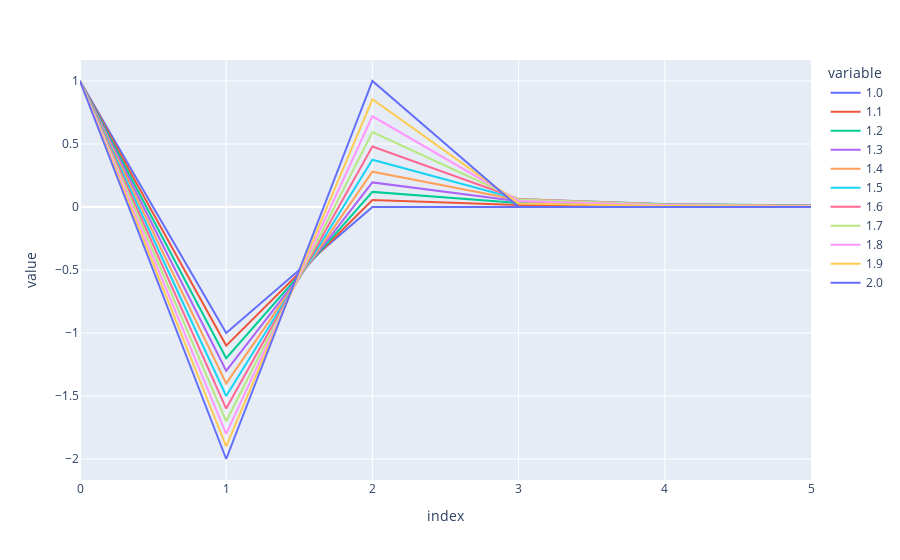

Notebook source saved alongside this figure:
### Code cell
plotWeights([1, 2], 11, 6)

### Figure 1 — Plotly figure (JSON) as saved in the notebook; plotly's stock layout.template omitted (floating-point values rounded to 4 significant figures)
{"data": [{"hovertemplate": "variable=1.0<br>index=%{x}<br>value=%{y}<extra></extra>", "legendgroup": "1.0", "line": {"color": "#636efa", "dash": "solid"}, "marker": {"symbol": "circle"}, "mode": "lines", "name": "1.0", "orientation": "v", "showlegend": true, "type": "scatter", "x": [5, 4, 3, 2, 1, 0], "xaxis": "x", "y": [0, 0, 0, 0, -1, 1], "yaxis": "y"}, {"hovertemplate": "variable=1.1<br>index=%{x}<br>value=%{y}<extra></extra>", "legendgroup": "1.1", "line": {"color": "#EF553B", "dash": "solid"}, "marker": {"symbol": "circle"}, "mode": "lines", "name": "1.1", "orientation": "v", "showlegend": true, "type": "scatter", "x": [5, 4, 3, 2, 1, 0], "xaxis": "x", "y": [0.004546, 0.007838, 0.0165, 0.055, -1.1, 1], "yaxis": "y"}, {"hovertemplate": "variable=1.2<br>index=%{x}<br>value=%{y}<extra></extra>", "legendgroup": "1.2", "line": {"color": "#00cc96", "dash": "solid"}, "marker": {"symbol": "circle"}, "mode": "lines", "name": "1.2", "orientation": "v", "showlegend": true, "type": "scatter", "x": [5, 4, 3, 2, 1, 0], "xaxis": "x", "y": [0.008064, 0.0144, 0.032, 0.12, -1.2, 1], "yaxis": "y"}, {"hovertemplate": "variable=1.3<br>index=%{x}<br>value=%{y}<extra></extra>", "legendgroup": "1.3", "line": {"color": "#ab63fa", "dash": "solid"}, "marker": {"symbol": "circle"}, "mode": "lines", "name": "1.3", "orientation": "v", "showlegend": true, "type": "scatter", "x": [5, 4, 3, 2, 1, 0], "xaxis": "x", "y": [0.01044, 0.01934, 0.0455, 0.195, -1.3, 1], "yaxis": "y"}, {"hovertemplate": "variable=1.4<br>index=%{x}<br>value=%{y}<extra></extra>", "legendgroup": "1.4", "line": {"color": "#FFA15A", "dash": "solid"}, "marker": {"symbol": "circle"}, "mode": "lines", "name": "1.4", "orientation": "v", "showlegend": true, "type": "scatter", "x": [5, 4, 3, 2, 1, 0], "xaxis": "x", "y": [0.01165, 0.0224, 0.056, 0.28, -1.4, 1], "yaxis": "y"}, {"hovertemplate": "variable=1.5<br>index=%{x}<br>value=%{y}<extra></extra>", "legendgroup": "1.5", "line": {"color": "#19d3f3", "dash": "solid"}, "marker": {"symbol": "circle"}, "mode": "lines", "name": "1.5", "orientation": "v", "showlegend": true, "type": "scatter", "x": [5, 4, 3, 2, 1, 0], "xaxis": "x", "y": [0.01172, 0.02344, 0.0625, 0.375, -1.5, 1], "yaxis": "y"}, {"hovertemplate": "variable=1.6<br>index=%{x}<br>value=%{y}<extra></extra>", "legendgroup": "1.6", "line": {"color": "#FF6692", "dash": "solid"}, "marker": {"symbol": "circle"}, "mode": "lines", "name": "1.6", "orientation": "v", "showlegend": true, "type": "scatter", "x": [5, 4, 3, 2, 1, 0], "xaxis": "x", "y": [0.01075, 0.0224, 0.064, 0.48, -1.6, 1], "yaxis": "y"}, {"hovertemplate": "variable=1.7<br>index=%{x}<br>value=%{y}<extra></extra>", "legendgroup": "1.7", "line": {"color": "#B6E880", "dash": "solid"}, "marker": {"symbol": "circle"}, "mode": "lines", "name": "1.7", "orientation": "v", "showlegend": true, "type": "scatter", "x": [5, 4, 3, 2, 1, 0], "xaxis": "x", "y": [0.008895, 0.01934, 0.0595, 0.595, -1.7, 1], "yaxis": "y"}, {"hovertemplate": "variable=1.8<br>index=%{x}<br>value=%{y}<extra></extra>", "legendgroup": "1.8", "line": {"color": "#FF97FF", "dash": "solid"}, "marker": {"symbol": "circle"}, "mode": "lines", "name": "1.8", "orientation": "v", "showlegend": true, "type": "scatter", "x": [5, 4, 3, 2, 1, 0], "xaxis": "x", "y": [0.006336, 0.0144, 0.048, 0.72, -1.8, 1], "yaxis": "y"}, {"hovertemplate": "variable=1.9<br>index=%{x}<br>value=%{y}<extra></extra>", "legendgroup": "1.9", "line": {"color": "#FECB52", "dash": "solid"}, "marker": {"symbol": "circle"}, "mode": "lines", "name": "1.9", "orientation": "v", "showlegend": true, "type": "scatter", "x": [5, 4, 3, 2, 1, 0], "xaxis": "x", "y": [0.003292, 0.007838, 0.0285, 0.855, -1.9, 1], "yaxis": "y"}, {"hovertemplate": "variable=2.0<br>index=%{x}<br>value=%{y}<extra></extra>", "legendgroup": "2.0", "line": {"color": "#636efa", "dash": "solid"}, "marker": {"symbol": "circle"}, "mode": "lines", "name": "2.0", "orientation": "v", "showlegend": true, "type": "scatter", "x": [5, 4, 3, 2, 1, 0], "xaxis": "x", "y": [0, 0, 0, 1, -2, 1], "yaxis": "y"}], "layout": {"legend": {"title": {"text": "variable"}, "tracegroupgap": 0}, "margin": {"t": 60}, "xaxis": {"anchor": "y", "domain": [0, 1], "title": {"text": "index"}}, "yaxis": {"anchor": "x", "domain": [0, 1], "title": {"text": "value"}}}}
